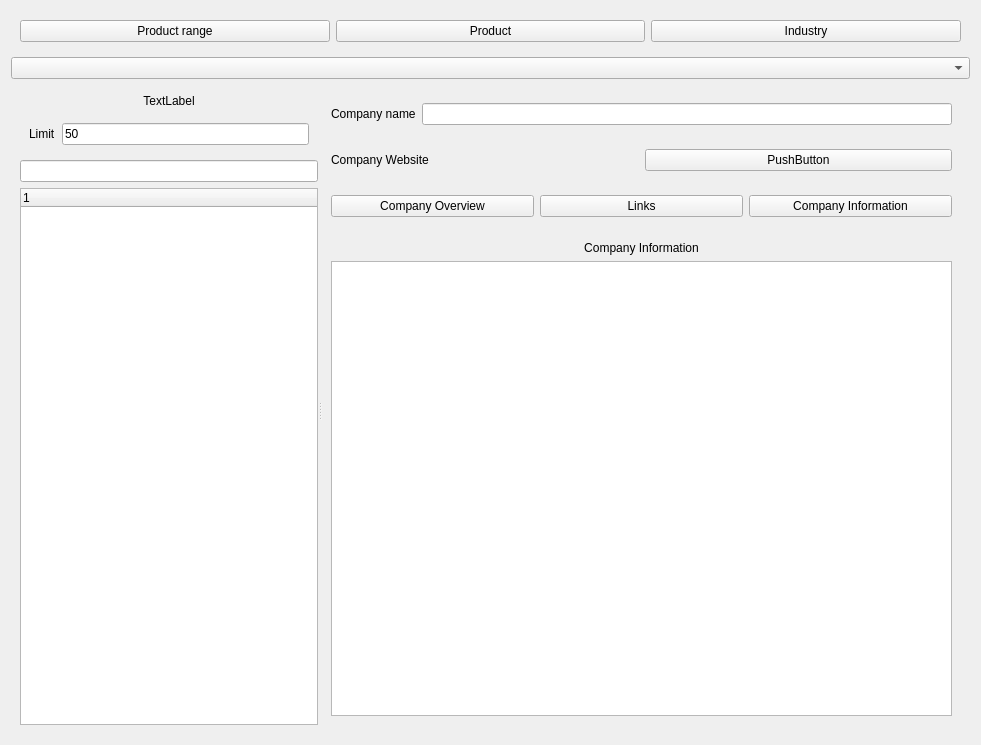
<?xml version="1.0" encoding="UTF-8"?>
<ui version="4.0">
 <class>Form</class>
 <widget class="QWidget" name="Form">
  <property name="geometry">
   <rect>
    <x>0</x>
    <y>0</y>
    <width>981</width>
    <height>745</height>
   </rect>
  </property>
  <property name="windowTitle">
   <string>Form</string>
  </property>
  <layout class="QVBoxLayout" name="verticalLayout_8">
   <item>
    <widget class="QWidget" name="widget" native="true">
     <layout class="QHBoxLayout" name="horizontalLayout">
      <item>
       <widget class="QPushButton" name="pushButton">
        <property name="text">
         <string>Product range</string>
        </property>
       </widget>
      </item>
      <item>
       <widget class="QPushButton" name="pushButton_2">
        <property name="text">
         <string>Product</string>
        </property>
       </widget>
      </item>
      <item>
       <widget class="QPushButton" name="pushButton_3">
        <property name="text">
         <string>Industry</string>
        </property>
       </widget>
      </item>
     </layout>
    </widget>
   </item>
   <item>
    <widget class="QComboBox" name="comboBox"/>
   </item>
   <item>
    <widget class="QStackedWidget" name="stackedWidget_2">
     <widget class="QWidget" name="page_4">
      <layout class="QVBoxLayout" name="verticalLayout_7">
       <item>
        <widget class="QSplitter" name="splitter_2">
         <property name="orientation">
          <enum>Qt::Horizontal</enum>
         </property>
         <widget class="QWidget" name="widget_3" native="true">
          <layout class="QVBoxLayout" name="verticalLayout">
           <item>
            <widget class="QLabel" name="label">
             <property name="text">
              <string>TextLabel</string>
             </property>
             <property name="alignment">
              <set>Qt::AlignCenter</set>
             </property>
            </widget>
           </item>
           <item>
            <widget class="QWidget" name="widget_2" native="true">
             <layout class="QHBoxLayout" name="horizontalLayout_2">
              <item>
               <widget class="QLabel" name="label_2">
                <property name="text">
                 <string>Limit</string>
                </property>
               </widget>
              </item>
              <item>
               <widget class="QLineEdit" name="lineEdit_2">
                <property name="text">
                 <string>50</string>
                </property>
               </widget>
              </item>
             </layout>
            </widget>
           </item>
           <item>
            <widget class="QLineEdit" name="lineEdit"/>
           </item>
           <item>
            <widget class="QTreeWidget" name="treeWidget">
             <column>
              <property name="text">
               <string notr="true">1</string>
              </property>
             </column>
            </widget>
           </item>
          </layout>
         </widget>
         <widget class="QWidget" name="widget_8" native="true">
          <layout class="QVBoxLayout" name="verticalLayout_6">
           <item>
            <widget class="QWidget" name="widget_4" native="true">
             <layout class="QHBoxLayout" name="horizontalLayout_3">
              <item>
               <widget class="QLabel" name="label_3">
                <property name="text">
                 <string>Company name</string>
                </property>
               </widget>
              </item>
              <item>
               <widget class="QLineEdit" name="lineEdit_3"/>
              </item>
             </layout>
            </widget>
           </item>
           <item>
            <widget class="QWidget" name="widget_5" native="true">
             <layout class="QHBoxLayout" name="horizontalLayout_4">
              <item>
               <widget class="QLabel" name="label_4">
                <property name="text">
                 <string>Company Website</string>
                </property>
               </widget>
              </item>
              <item>
               <widget class="QPushButton" name="pushButton_4">
                <property name="text">
                 <string>PushButton</string>
                </property>
               </widget>
              </item>
             </layout>
            </widget>
           </item>
           <item>
            <widget class="QWidget" name="widget_6" native="true">
             <layout class="QHBoxLayout" name="horizontalLayout_5">
              <item>
               <widget class="QPushButton" name="pushButton_5">
                <property name="text">
                 <string>Company Overview</string>
                </property>
               </widget>
              </item>
              <item>
               <widget class="QPushButton" name="pushButton_6">
                <property name="text">
                 <string>Links</string>
                </property>
               </widget>
              </item>
              <item>
               <widget class="QPushButton" name="pushButton_7">
                <property name="text">
                 <string>Company Information</string>
                </property>
               </widget>
              </item>
             </layout>
            </widget>
           </item>
           <item>
            <widget class="QStackedWidget" name="stackedWidget">
             <property name="currentIndex">
              <number>2</number>
             </property>
             <widget class="QWidget" name="page">
              <layout class="QVBoxLayout" name="verticalLayout_2">
               <item>
                <widget class="QLabel" name="label_5">
                 <property name="text">
                  <string>Company Overview</string>
                 </property>
                 <property name="alignment">
                  <set>Qt::AlignCenter</set>
                 </property>
                </widget>
               </item>
               <item>
                <widget class="QPlainTextEdit" name="plainTextEdit"/>
               </item>
              </layout>
             </widget>
             <widget class="QWidget" name="page_2">
              <layout class="QVBoxLayout" name="verticalLayout_10">
               <item>
                <widget class="QLabel" name="label_6">
                 <property name="text">
                  <string>Links</string>
                 </property>
                 <property name="alignment">
                  <set>Qt::AlignCenter</set>
                 </property>
                </widget>
               </item>
               <item>
                <widget class="QStackedWidget" name="stackedWidget_3">
                 <widget class="QWidget" name="page_6">
                  <layout class="QVBoxLayout" name="verticalLayout_9">
                   <item>
                    <widget class="QSplitter" name="splitter">
                     <property name="orientation">
                      <enum>Qt::Horizontal</enum>
                     </property>
                     <widget class="QWidget" name="widget_9" native="true">
                      <layout class="QVBoxLayout" name="verticalLayout_4">
                       <item>
                        <widget class="QLabel" name="label_8">
                         <property name="text">
                          <string>Total link</string>
                         </property>
                         <property name="alignment">
                          <set>Qt::AlignCenter</set>
                         </property>
                        </widget>
                       </item>
                       <item>
                        <widget class="QLineEdit" name="lineEdit_4"/>
                       </item>
                       <item>
                        <widget class="QTreeWidget" name="treeWidget_2">
                         <column>
                          <property name="text">
                           <string notr="true">1</string>
                          </property>
                         </column>
                        </widget>
                       </item>
                      </layout>
                     </widget>
                     <widget class="QWidget" name="widget_7" native="true">
                      <layout class="QVBoxLayout" name="verticalLayout_3">
                       <item>
                        <widget class="QPlainTextEdit" name="plainTextEdit_2"/>
                       </item>
                      </layout>
                     </widget>
                    </widget>
                   </item>
                  </layout>
                 </widget>
                 <widget class="QWidget" name="page_7"/>
                </widget>
               </item>
              </layout>
             </widget>
             <widget class="QWidget" name="page_3">
              <layout class="QVBoxLayout" name="verticalLayout_5">
               <item>
                <widget class="QLabel" name="label_7">
                 <property name="text">
                  <string>Company Information</string>
                 </property>
                 <property name="alignment">
                  <set>Qt::AlignCenter</set>
                 </property>
                </widget>
               </item>
               <item>
                <widget class="QPlainTextEdit" name="plainTextEdit_3"/>
               </item>
              </layout>
             </widget>
            </widget>
           </item>
          </layout>
         </widget>
        </widget>
       </item>
      </layout>
     </widget>
     <widget class="QWidget" name="page_5"/>
    </widget>
   </item>
  </layout>
 </widget>
 <resources/>
 <connections/>
</ui>
